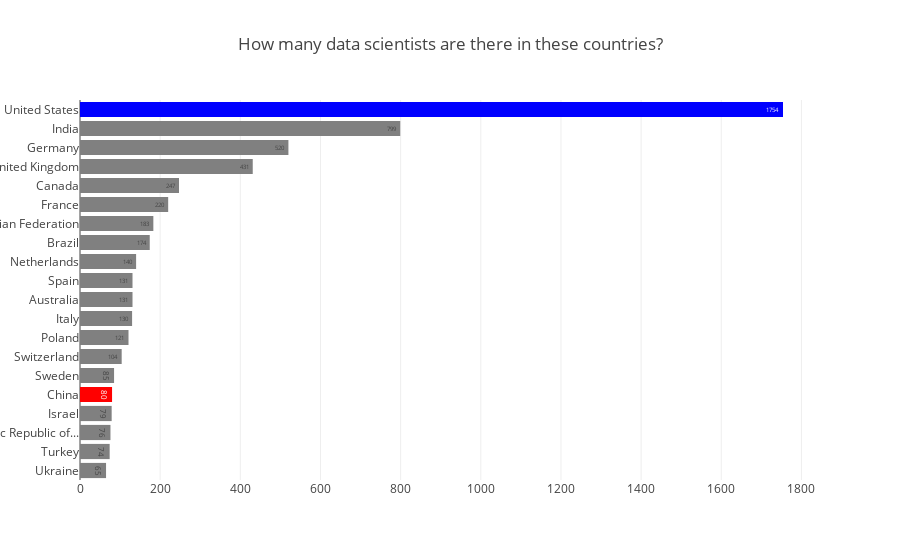

This figure's notebook cell:
### Markdown cell above
Experienced data scientists, using pythorch, and making more money

### Code cell
#plot geographical division
temp = stack_dm_data["Country"].dropna().value_counts().head(20)
colors = []
for i in temp.index[::-1]:
    c = 'gray'
    if i == 'China':
        c = 'red'
    if i == "United States":
        c = 'blue'
    colors.append(c)
data = [go.Bar(
    y = temp.index[::-1],
    x = temp.values[::-1],
    text=temp.values[::-1],
    textposition = 'auto',
    orientation = 'h',
    marker = dict(
        color = colors
    ))  
    ]
layout = go.Layout(
    title = "How many data scientists are there in these countries? "
)
fig = go.Figure(data=data, layout=layout)

py.iplot(fig,filename='Country-bar')

### Figure 1 — Plotly figure (JSON) as saved in the notebook; plotly's stock layout.template omitted (floating-point values rounded to 4 significant figures)
{"data": [{"marker": {"color": ["gray", "gray", "gray", "gray", "red", "gray", "gray", "gray", "gray", "gray", "gray", "gray", "gray", "gray", "gray", "gray", "gray", "gray", "gray", "blue"]}, "orientation": "h", "text": [65, 74, 76, 79, 80, 85, 104, 121, 130, 131, 131, 140, 174, 183, 220, 247, 431, 520, 799, 1754], "textposition": "auto", "type": "bar", "uid": "f11e72b1-81b6-4317-975d-a60d437ce7fa", "x": [65, 74, 76, 79, 80, 85, 104, 121, 130, 131, 131, 140, 174, 183, 220, 247, 431, 520, 799, 1754], "y": ["Ukraine", "Turkey", "Iran, Islamic Republic of...", "Israel", "China", "Sweden", "Switzerland", "Poland", "Italy", "Australia", "Spain", "Netherlands", "Brazil", "Russian Federation", "France", "Canada", "United Kingdom", "Germany", "India", "United States"]}], "layout": {"title": "How many data scientists are there in these countries? "}}
